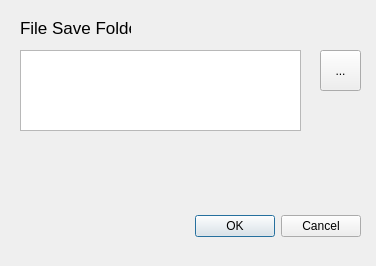
<?xml version="1.0" encoding="UTF-8"?>
<ui version="4.0">
 <class>Dialog</class>
 <widget class="QDialog" name="Dialog">
  <property name="enabled">
   <bool>true</bool>
  </property>
  <property name="geometry">
   <rect>
    <x>0</x>
    <y>0</y>
    <width>376</width>
    <height>266</height>
   </rect>
  </property>
  <property name="windowTitle">
   <string>Setting</string>
  </property>
  <property name="whatsThis">
   <string/>
  </property>
  <widget class="QDialogButtonBox" name="buttonBox">
   <property name="geometry">
    <rect>
     <x>20</x>
     <y>210</y>
     <width>341</width>
     <height>32</height>
    </rect>
   </property>
   <property name="orientation">
    <enum>Qt::Horizontal</enum>
   </property>
   <property name="standardButtons">
    <set>QDialogButtonBox::Cancel|QDialogButtonBox::Ok</set>
   </property>
  </widget>
  <widget class="QLabel" name="label">
   <property name="geometry">
    <rect>
     <x>20</x>
     <y>20</y>
     <width>111</width>
     <height>16</height>
    </rect>
   </property>
   <property name="font">
    <font>
     <pointsize>13</pointsize>
    </font>
   </property>
   <property name="text">
    <string>File Save Folder</string>
   </property>
  </widget>
  <widget class="QToolButton" name="toolButton">
   <property name="geometry">
    <rect>
     <x>320</x>
     <y>50</y>
     <width>41</width>
     <height>41</height>
    </rect>
   </property>
   <property name="text">
    <string>...</string>
   </property>
  </widget>
  <widget class="QTextEdit" name="textEdit">
   <property name="geometry">
    <rect>
     <x>20</x>
     <y>50</y>
     <width>281</width>
     <height>81</height>
    </rect>
   </property>
   <property name="font">
    <font>
     <pointsize>13</pointsize>
    </font>
   </property>
   <property name="whatsThis">
    <string/>
   </property>
  </widget>
 </widget>
 <resources/>
 <connections>
  <connection>
   <sender>buttonBox</sender>
   <signal>accepted()</signal>
   <receiver>Dialog</receiver>
   <slot>accept()</slot>
   <hints>
    <hint type="sourcelabel">
     <x>248</x>
     <y>254</y>
    </hint>
    <hint type="destinationlabel">
     <x>157</x>
     <y>274</y>
    </hint>
   </hints>
  </connection>
  <connection>
   <sender>buttonBox</sender>
   <signal>rejected()</signal>
   <receiver>Dialog</receiver>
   <slot>reject()</slot>
   <hints>
    <hint type="sourcelabel">
     <x>316</x>
     <y>260</y>
    </hint>
    <hint type="destinationlabel">
     <x>286</x>
     <y>274</y>
    </hint>
   </hints>
  </connection>
  <connection>
   <sender>toolButton</sender>
   <signal>clicked()</signal>
   <receiver>Dialog</receiver>
   <slot>slot1()</slot>
   <hints>
    <hint type="sourcelabel">
     <x>339</x>
     <y>78</y>
    </hint>
    <hint type="destinationlabel">
     <x>336</x>
     <y>167</y>
    </hint>
   </hints>
  </connection>
 </connections>
 <slots>
  <slot>slot1()</slot>
 </slots>
</ui>
